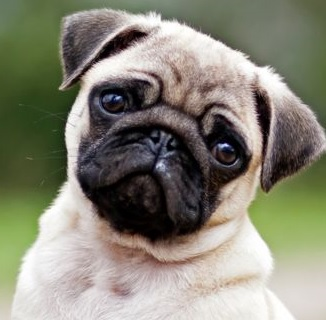
#> input picture parcial_3/lab_10/Affine_transformation/Ejercicio2/pugnew.jpg, 326 x 320 px
$ python ejercicio_2_2.py
#> lines starting #> are read from the running program, lines starting #| are printed output that depends on the picture
import cv2
import numpy as np
import math
# Read the image
img = cv2.imread('pugnew.jpg',1)
#> img is the input picture: shape (320, 326, 3); mean B, G, R 118, 133.1, 134.6
height_ = 600
width_ = 600
img = cv2.resize(img,(width_,height_))
#> img: shape (600, 600, 3)
height, width = img.shape[:2]
#> height = 600; width = 600
cv2.imshow('Imagen Original', img)

A = np.array([[2.0,0.0],
              [0.0,2.0]])
B = np.array([0.0,0.0])

# Imagen escalada sin solve
newImg = np.array(np.zeros((height_*2)*(width_*2)*3).reshape((img.shape[0]*2,img.shape[1]*2,img.shape[2])));
newImg = np.array(newImg, dtype=np.uint8)

for i in range(height):
    for j in range(width):
        position = np.array([i,j])
        new_position = np.dot(A,position) + B # [new_i,new_j]
        new_position = new_position.astype(int)
        if ((new_position[0] >= 0 and new_position[0] < height*2) and (new_position[1] >= 0 and new_position[1] < width*2)):
            newImg[new_position[0],new_position[1]] = img[i,j]
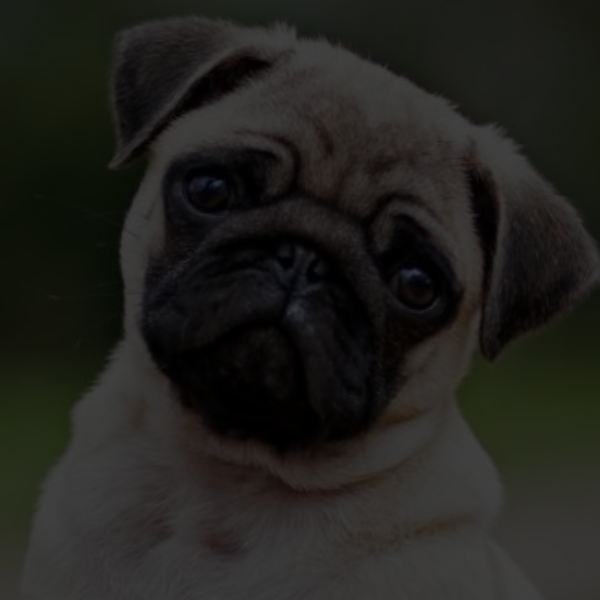
#> newImg: shape (1200, 1200, 3) (shown at 1/2 size); mean B, G, R 29.5, 33.2, 33.6
cv2.imshow('Imagen Escalada ', newImg)
filename = 'EscalacionPugERROR.jpg'
cv2.imwrite(filename, newImg)

# Imagen escalada con solve
newImg2 = np.array(np.zeros((height_)*(width_)*3).reshape((img.shape)));
newImg2 = np.array(newImg2, dtype=np.uint8)

X = np.array([0,0])
for u in range(width):
    for v in range(height):
        Y = np.array([u,v]) - B
#> (the run stopped early here; a loop or call above may not have finished)

$ run again, with parcial_3/lab_10/Affine_transformation/Ejercicio2/RotacionPug2.jpg copied over parcial_3/lab_10/Affine_transformation/Ejercicio2/pugnew.jpg
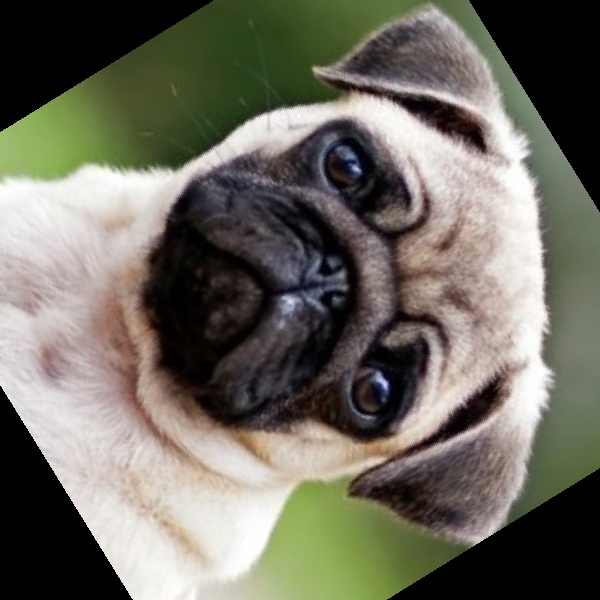
#> input picture parcial_3/lab_10/Affine_transformation/Ejercicio2/RotacionPug2.jpg, 600 x 600 px
#> img is the input picture: shape (600, 600, 3); mean B, G, R 96.4, 107.6, 110.3
#> after the loop `for i in range(height):`:
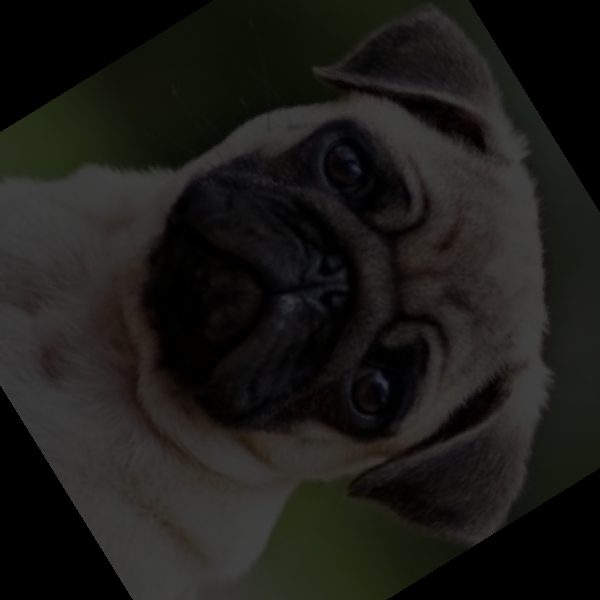
#> newImg: shape (1200, 1200, 3) (shown at 1/2 size); mean B, G, R 24.1, 26.9, 27.6

$ run again, with parcial_3/lab_10/Affine_transformation/Ejercicio2/ShearPug2.jpg copied over parcial_3/lab_10/Affine_transformation/Ejercicio2/pugnew.jpg
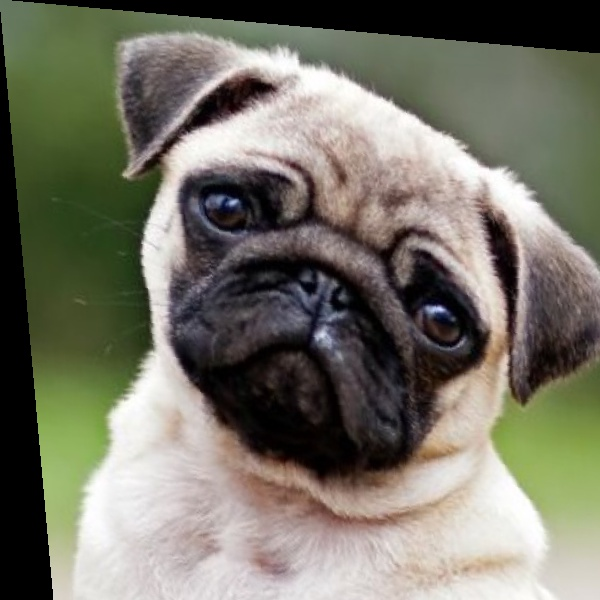
#> input picture parcial_3/lab_10/Affine_transformation/Ejercicio2/ShearPug2.jpg, 600 x 600 px
#> img is the input picture: shape (600, 600, 3); mean B, G, R 103.1, 116.4, 118.2
#> after the loop `for i in range(height):`:
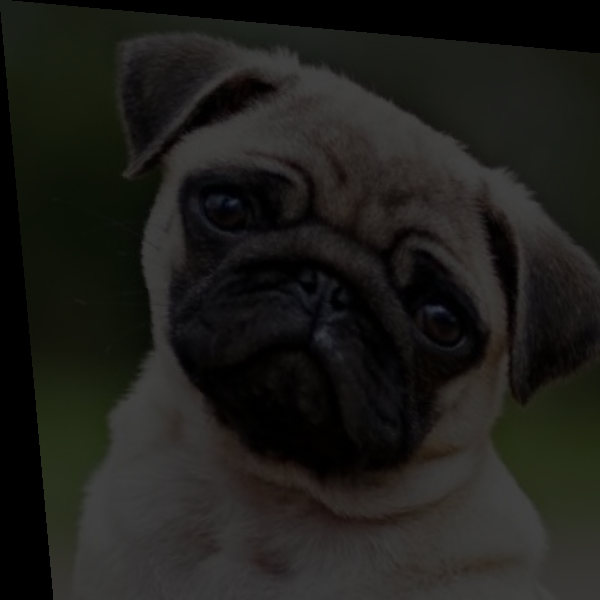
#> newImg: shape (1200, 1200, 3) (shown at 1/2 size); mean B, G, R 25.8, 29.1, 29.5
